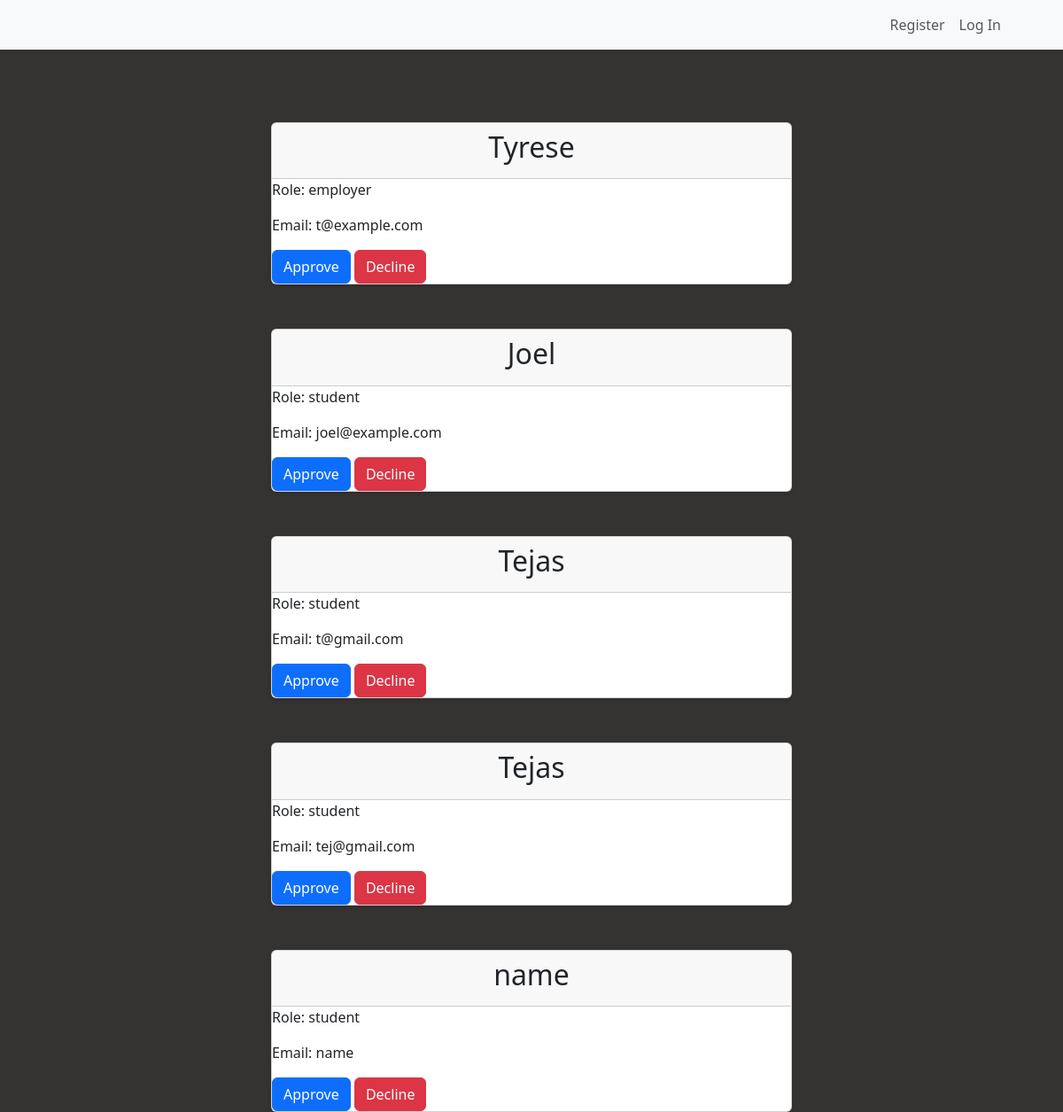
Page /reviewprofiles on the committed database.
### tables this page shows
CREATE TABLE "students" (
	"id"	INTEGER,
	"name"	TEXT NOT NULL,
	"email"	TEXT NOT NULL UNIQUE,
	"password"	text NOT NULL,
	"Role"	TEXT NOT NULL,
	"status"	TEXT,
	PRIMARY KEY("id" AUTOINCREMENT)
);

### blueprints/admin.py (the view, shortened to what this page needs)
@login_required
@admin_bp.route("/reviewprofiles", methods = ["GET", "POST"])
def reviewProfiles():
    conn = get_db()
    cursor = conn.cursor()
    cursor.execute("SELECT * FROM students WHERE status IS NULL")
    user_applicants = cursor.fetchall()
    portfolio = []
    for user in user_applicants:
        portfolio.append({"id":user["id"],"name": user["name"], "email": user["email"], "role": user["Role"]})
    conn.close()
    return render_template("aprofiles.html", portfolio = portfolio)

### db.py (called while the page is built)
def get_db():
    if not hasattr(g, 'sqlite_db'):
        g.sqlite_db = sqlite3.connect(Config.DATABASE, check_same_thread=False)
        g.sqlite_db.row_factory = sqlite3.Row
    return g.sqlite_db

### templates/aprofiles.html (shortened to what this page needs)
{% extends "admin.html" %}
{% block main %}
    {% for user in portfolio %}
    <div class="row justify-content-center">
        <div class="col-md-6">
            <div class="card">
                <div class="card-header">
                    <h2 class="text-center">{{ user.name }}</h2>
                </div>
                <form action="/reviewprofiles" method="post">
                    <div class="profile">
                        <p> Role: {{ user.role }}</p>
                        <p> Email: {{ user.email }}</p>
                    </div>
                    <div class="d-grid gap-2 d-md-block">
                        <button type="submit" class="btn btn-primary" name = "action" value = "approve_{{ user.id }}">Approve</button>
                        <button type="submit" class="btn btn-danger" name = "action" value = "decline_{{ user.id }}">Decline</button>
                    </div>
                </form>
            </div>
        </div>
    </div>
    {% endfor %}
{% endblock %}

### static/style.css (style rules this page uses)
html, body { margin: 0; padding: 0; width: 100%; height: 100%; }
body { background-color: rgb(53, 50, 50); background-size: cover; background-position: center; background-repeat: no-repeat; background-attachment: fixed; color:white; height: 100vh; }
.card { box-shadow: 0 2px 4px rgba(0, 0, 0, 0.1); margin-top: 50px; justify-content: center; }

### rows in the picture
students: name "Tyrese", role "employer", email "t@example.com"
students: name "Joel", role "student", email "joel@example.com"
students: name "Tejas", role "student", email "t@gmail.com"
students: name "Tejas", role "student", email "tej@gmail.com"
students: name "name", role "student", email "name"
